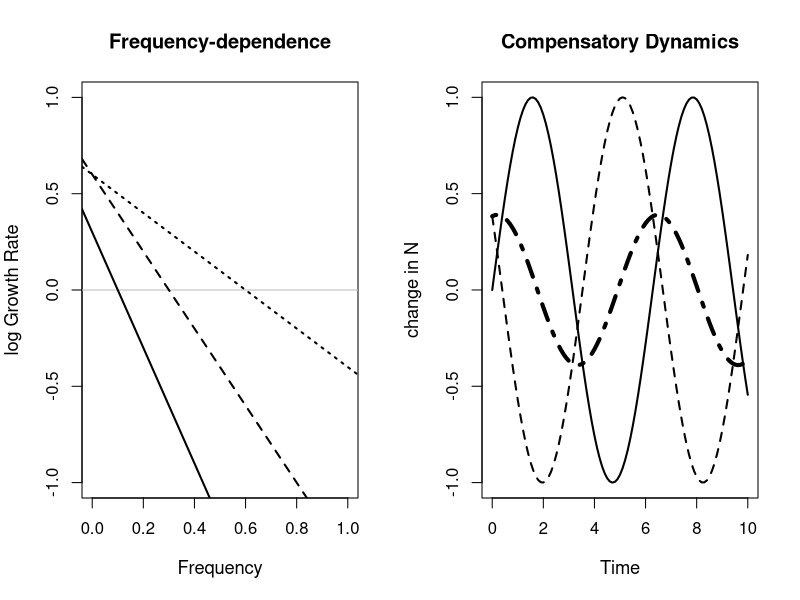

Write R code to recreate this figure.
layout(matrix(c(1,2),1,2))

plot(NA,NA,xlim=c(0,1), ylim=c(-1,1),xlab="Frequency",ylab="log Growth Rate",
     cex.lab=1.1,main="Frequency-dependence")
abline(h=0,col="grey")
abline(a=0.3,b=-3,lwd=2,lty=1)
abline(a=0.6,b=-2,lwd=2,lty=2)
abline(a=0.6,b=-1,lwd=2,lty=3)

curve(sin, xlim=c(0,10), main="Compensatory Dynamics",ylab="change in N",lwd=2,xlab="Time",cex.lab=1.1)
curve(cos(x+pi/4+pi/8),add=TRUE,lty=2,lwd=2)
diff=function(x) sin(x)+cos(x+pi/4+pi/8)
curve(diff, xname = "Time",add=TRUE,lty=4,lwd=4)